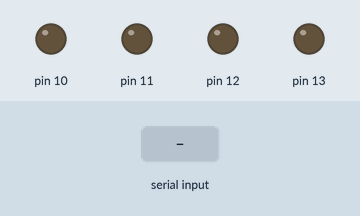
Simulated run of this sketch. Board: Arduino Uno, built with avr-gcc and run on an emulated ATmega328P. Shown: output pins drawn as LEDs (lit = HIGH). The inputs (shaded band) are chosen by the test bench.

Above: at 1.2 s.
1.3 s: "A\n" received over Serial
At 2.6 s:
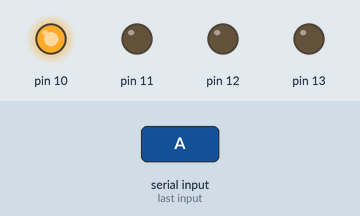
2.9 s: "B\n" received over Serial
At 4.0 s:
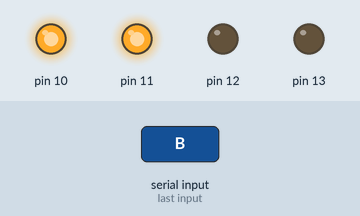
4.5 s: "C\n" received over Serial
At 5.2 s:
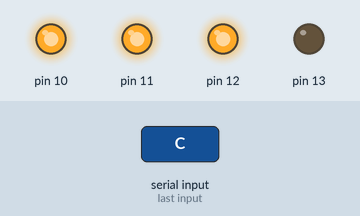
6.0 s: "D\n" received over Serial
At 6.3 s:
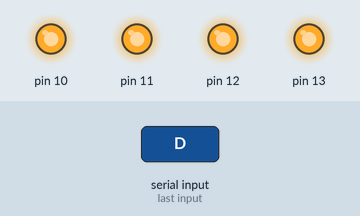
7.5 s: "a\n" received over Serial
At 8.7 s:
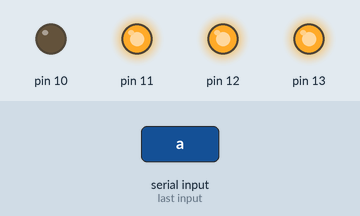
9.0 s: "b\n" received over Serial
At 9.9 s:
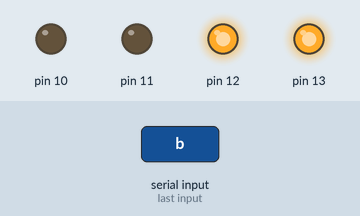
Timing chart, 0 to 11.5 s (numbered marks = the images above; inputs shaded):
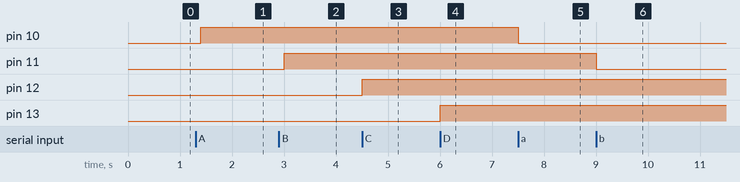

Measured:
- after the input at 1.3 s, pin 10: LOW → HIGH after 0.10 s
- after the input at 2.9 s, pin 11: LOW → HIGH after 0.10 s
- after the input at 4.5 s, pin 12: LOW → HIGH at once
- after the input at 6.0 s, pin 13: LOW → HIGH at once
- after the input at 7.5 s, pin 10: HIGH → LOW at once
- after the input at 9.0 s, pin 11: HIGH → LOW at once

The sketch:

ledbkpm2visualstudio.ino
```cpp
String dataTerima;
void setup() {
  Serial.begin(9600);
  pinMode (13, OUTPUT);
  pinMode (12, OUTPUT);
  pinMode (11, OUTPUT);
  pinMode (10, OUTPUT);
}

void loop() {
 if (Serial.available() > 0){
    dataTerima = Serial.readStringUntil('\n');

    if (dataTerima == "A") {digitalWrite(10,1);}
    if (dataTerima == "B") {digitalWrite(11,1);}
    if (dataTerima == "C") {digitalWrite(12,1);}
    if (dataTerima == "D") {digitalWrite(13,1);}

    if (dataTerima == "a") {digitalWrite(10,LOW);}
    if (dataTerima == "b") {digitalWrite(11,LOW);}
    if (dataTerima == "c") {digitalWrite(12,LOW);}
    if (dataTerima == "d") {digitalWrite(13,LOW);}
  }

  delay(100);
}
```
